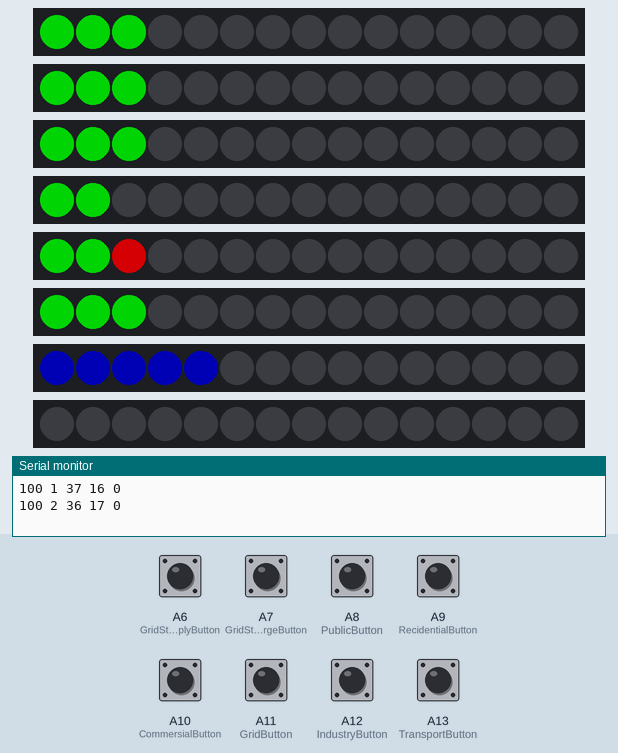
A sketch run on a simulated Arduino Mega 2560, built with avr-gcc and run on an emulated ATmega2560. Shown: 8 × 15 RGB LEDs in strip order, left to right, the last lines printed to the serial monitor. The inputs (shaded band) are chosen by the test bench; at power-on: A6 (GridStorageSupplyButton), A7 (GridStorageChargeButton), A8 (PublicButton), A9 (RecidentialButton), A10 (CommersialButton), A11 (GridButton), A12 (IndustryButton), A13 (TransportButton) HIGH. Dim RGB values are drawn brighter than linear; random numbers use the default seed unless the sketch sets one.

Above: at 1.2 s.
1.3 s: A9 (RecidentialButton) pulled LOW for 0.15 s
At 3.8 s:
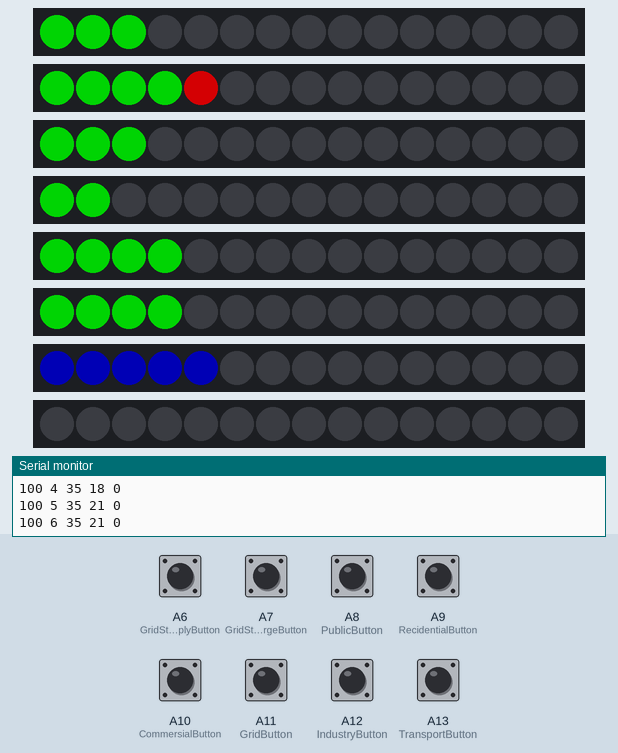
4.4 s: A12 (IndustryButton) pulled LOW for 0.15 s
At 7.3 s:
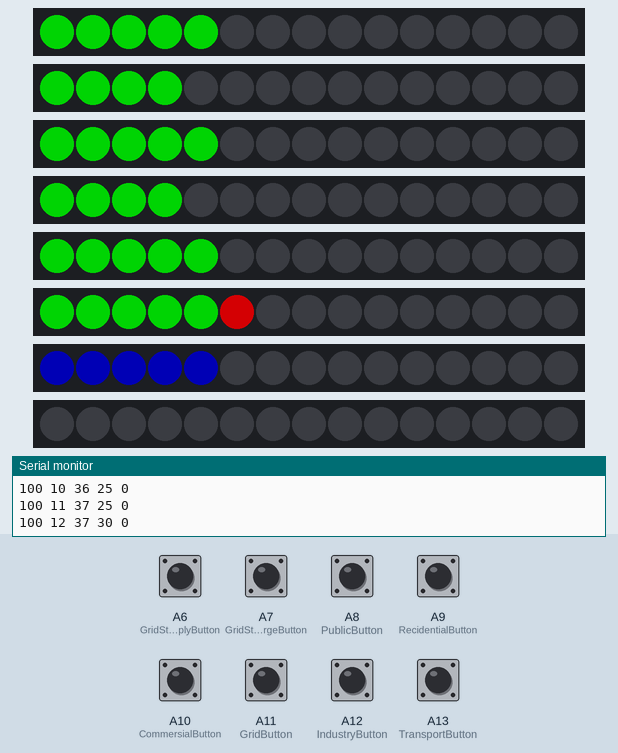
7.5 s: A8 (PublicButton) pulled LOW for 0.15 s
8.2 s: A13 (TransportButton) pulled LOW for 0.15 s
At 8.2 s:
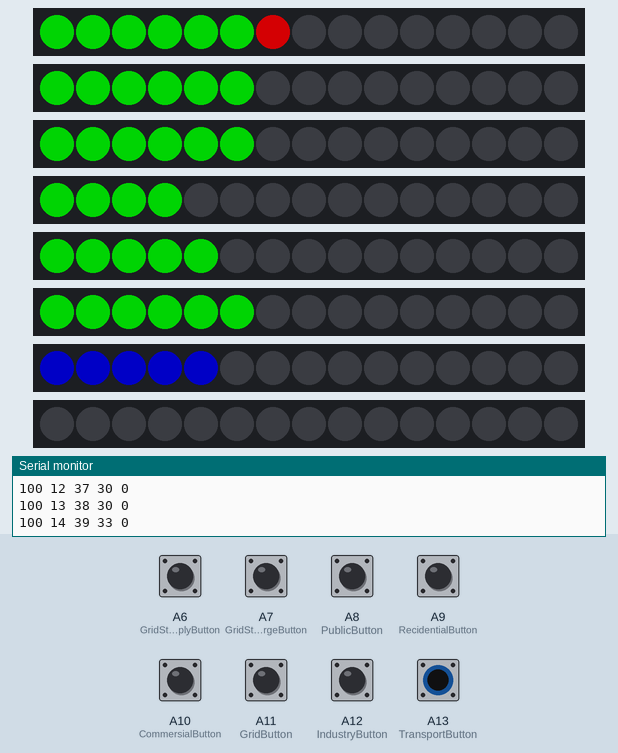
8.9 s: A11 (GridButton) pulled LOW for 0.15 s
9.6 s: A6 (GridStorageSupplyButton) pulled LOW for 0.15 s
At 12.6 s:
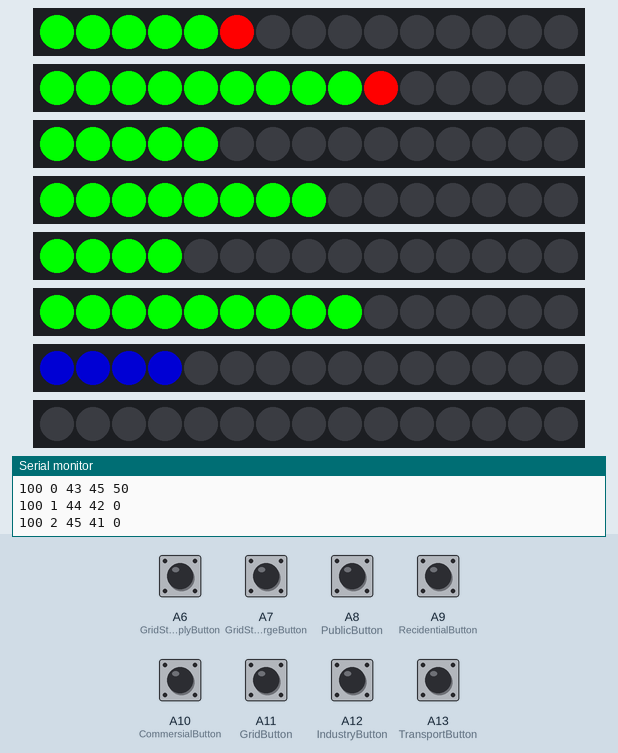
Timing chart, 0 to 14.1 s (numbered marks = the images above; inputs shaded):
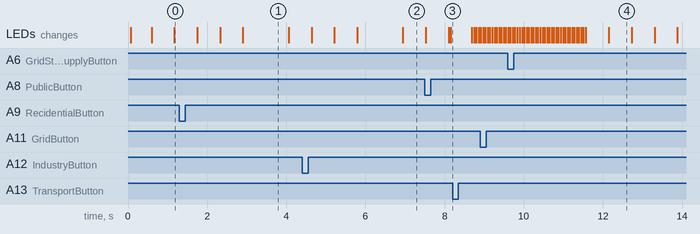

The sketch:

AI_Sweeden_Game.ino
```cpp
#include <FastLED.h>

#define PIXEL_TYPE WS2812B
#define COLOR_ORDER GRB
#define BRIGHTNESS 255 //(0-255)
#define VOLTS 5
#define MAX_AMPS 2000

/*

Gamla

#define TransportButton A8
#define IndustryButton A9
#define GridButton A10
#define CommersialButton A11
#define RecidentialButton A12
#define PublicButton A13
#define GridStorageChargeButton A0
#define GridStorageSupplyButton A1

/*define TransportButtonLight 0
  #define IndustryButtonLight 1
  #define GridButtonLight 2
  #define CommersialButtonLight 3
  #define RecidentialButtonLight 4
  #define PublicButtonLight 5
  #define GridStorageChargeButtonLight 6
  #define GridStorageSupplyButtonLight 7*/

#define TransportButton A13
#define IndustryButton A12
#define GridButton A11
#define CommersialButton A10
#define RecidentialButton A9
#define PublicButton A8
#define GridStorageChargeButton A7
#define GridStorageSupplyButton A6


#define TransportIndicatorStrip 7
#define IndustryIndicatorStrip 2
#define GridIndicatorStrip 3
#define CommersialIndicatorStrip 4
#define RecidentialIndicatorStrip 5
#define PublicIndicatorStrip 6
#define GridStorageIndicatorStrip 8
#define PowerPlantStrip 9


#define NumLeds 15
#define DayRed CRGB(255, 0, 0)
#define DayGreen CRGB(0, 255, 0)
#define DayBlue CRGB(0, 0, 128)
#define NightRed CRGB(128, 0, 2)
#define NightGreen CRGB(0, 128, 2)
#define NightBlue CRGB(0, 0, 64)
#define Black CRGB(0, 0, 0)

CRGB TransportLEDs[NumLeds];
CRGB IndustryLEDs[NumLeds];
CRGB GridLEDs[NumLeds];
CRGB CommersialLEDs[NumLeds];
CRGB RecidentialLEDs[NumLeds];
CRGB PublicLEDs[NumLeds];
CRGB GridStorageLEDs[NumLeds];
CRGB PowerPlantLEDs[NumLeds];

//Time of day                  0    1    2    3    4    5    6    7    8    9    10   11   12   13   14   15   16   17   18   19   20   21   22   23
byte TransportDemand[48]   = { 3, 3, 3, 3, 3, 3, 3, 3, 3, 4, 4, 5, 5, 6, 7, 8, 9, 8, 7, 6, 5, 5, 6, 7, 7, 7, 6, 5, 6, 7, 8, 9, 9, 8, 7, 7, 6, 6, 5, 5, 5, 5, 5, 5, 4, 4, 3, 3};
byte IndustryDemand[48]    = { 3, 3, 3, 3, 4, 4, 4, 4, 4, 4, 4, 4, 5, 6, 7, 8, 9, 9, 9, 9, 9, 9, 8, 7, 8, 9, 9, 9, 8, 7, 8, 9, 9, 8, 7, 6, 5, 4, 4, 4, 4, 4, 4, 4, 4, 4, 3, 3};
byte GridDemand[48]        = { 3, 3, 3, 3, 3, 3, 3, 3, 3, 4, 4, 5, 5, 6, 7, 8, 9, 8, 7, 6, 5, 5, 6, 7, 7, 7, 6, 5, 6, 7, 8, 9, 9, 8, 7, 7, 6, 6, 5, 5, 5, 5, 5, 5, 5, 4, 4, 3};
byte CommersialDemand[48]  = { 2, 2, 2, 2, 2, 2, 3, 3, 3, 3, 3, 4, 4, 4, 4, 4, 5, 6, 7, 7, 8, 9, 9, 9, 9, 8, 7, 6, 5, 5, 6, 7, 8, 9, 9, 8, 7, 6, 5, 5, 4, 4, 4, 4, 4, 3, 4, 2};
byte RecidentialDemand[48] = { 2, 2, 2, 3, 4, 4, 4, 4, 5, 5, 5, 5, 5, 5, 6, 7, 8, 6, 5, 4, 4, 4, 4, 5, 6, 6, 5, 5, 5, 4, 5, 6, 6, 7, 8, 9, 9, 9, 9, 9, 8, 8, 7, 6, 5, 4, 4, 3};
byte PublicDemand[48]      = { 3, 3, 3, 3, 4, 4, 4, 4, 4, 5, 5, 5, 6, 6, 7, 8, 9, 9, 9, 9, 9, 9, 8, 7, 8, 9, 9, 9, 6, 7, 8, 9, 9, 8, 7, 6, 6, 6, 6, 6, 4, 4, 4, 4, 4, 4, 3, 3};
byte Supply[48];
//{16, 16, 16, 17, 20, 20, 21, 21, 22, 25, 25, 28, 30, 33, 38, 39, 49, 46, 44, 42, 40, 41, 51, 42, 45, 46, 42, 39, 36, 37, 43, 49, 50, 48, 45, 43, 39, 37, 33, 33, 30, 30, 29, 28, 26, 23, 21, 17};
int SumDemand;
int SumSupply;
byte BurningCoal;
byte TransportWaste = 0;
byte IndustryWaste = 0;
byte GridWaste = 0;
byte CommersialWaste = 0;
byte RecidentialWaste = 0;
byte PublicWaste = 0;
boolean PowerPlantActive = false;
int PowerPlantActiveTimer = 0;
int TimeSinceLastPowerPlant = 0;
int GridStorageChargeLevel = 500;
int PowerPlantDim = 0;


byte counter = 0;

int Delay = 20;

CRGB CheckColor(char color[], byte TimeOfDay)
{
  if (TimeOfDay > 14 && TimeOfDay < 38)
  {
    if (color == "Green") return DayGreen;
    else if (color == "Blue") return DayBlue;
    else return DayRed;
  }
  else if (TimeOfDay == 14 || TimeOfDay == 38)
  {
    if (color == "Green") return NightGreen / 2 + DayGreen / 2;
    else if (color == "Blue") return NightBlue / 2 + DayBlue / 2;
    else return NightRed / 2 + DayRed / 2 ;
  }
  else
  {
    if (color == "Green") return NightGreen;
    else if (color == "Blue") return NightBlue;
    else return NightRed;
  }
}

void setup() {
  for (int i = 0; i < 48; i++)
  {
    float SinValue = sin(3.1415926 * (i - 5) / 48);
    Supply[i] = 35 + round(15 * SinValue * SinValue);
  }
  pinMode(TransportButton,         INPUT_PULLUP);
  pinMode(IndustryButton,          INPUT_PULLUP);
  pinMode(GridButton,              INPUT_PULLUP);
  pinMode(CommersialButton,        INPUT_PULLUP);
  pinMode(RecidentialButton,       INPUT_PULLUP);
  pinMode(PublicButton,            INPUT_PULLUP);
  pinMode(GridStorageChargeButton, INPUT_PULLUP);
  pinMode(GridStorageSupplyButton, INPUT_PULLUP);

  Serial.begin(9600);

  FastLED.addLeds<PIXEL_TYPE, TransportIndicatorStrip,   COLOR_ORDER>(TransportLEDs, NumLeds);
  FastLED.addLeds<PIXEL_TYPE, IndustryIndicatorStrip,    COLOR_ORDER>(IndustryLEDs, NumLeds);
  FastLED.addLeds<PIXEL_TYPE, GridIndicatorStrip,        COLOR_ORDER>(GridLEDs, NumLeds);
  FastLED.addLeds<PIXEL_TYPE, CommersialIndicatorStrip,  COLOR_ORDER>(CommersialLEDs, NumLeds);
  FastLED.addLeds<PIXEL_TYPE, RecidentialIndicatorStrip, COLOR_ORDER>(RecidentialLEDs, NumLeds);
  FastLED.addLeds<PIXEL_TYPE, PublicIndicatorStrip,      COLOR_ORDER>(PublicLEDs, NumLeds);
  FastLED.addLeds<PIXEL_TYPE, GridStorageIndicatorStrip, COLOR_ORDER>(GridStorageLEDs, NumLeds);
  FastLED.addLeds<PIXEL_TYPE, PowerPlantStrip,           COLOR_ORDER>(PowerPlantLEDs, NumLeds);

  FastLED.setMaxPowerInVoltsAndMilliamps(VOLTS, MAX_AMPS);
  FastLED.setBrightness(BRIGHTNESS);
  FastLED.clear();

  FastLED.show();

}

void loop() {
  for (int TimeOfDay = 0; TimeOfDay < 48; TimeOfDay++)
  {
    boolean ChargeStorage = false;
    boolean SupplyFromStorage = false;
    int GridStorageEffect = 0;

    if (random(60) < TransportDemand[TimeOfDay]   && TransportWaste < 3)   TransportWaste ++;
    if (random(60) < IndustryDemand[TimeOfDay]    && IndustryWaste < 3)    IndustryWaste ++;
    if (random(60) < GridDemand[TimeOfDay]        && GridWaste < 3)        GridWaste ++;
    if (random(60) < CommersialDemand[TimeOfDay]  && CommersialWaste < 3)  CommersialWaste ++;
    if (random(60) < RecidentialDemand[TimeOfDay] && RecidentialWaste < 3) RecidentialWaste ++;
    if (random(60) < PublicDemand[TimeOfDay]      && PublicWaste < 3)      PublicWaste ++;

    for (int counter = 0; counter < 10; counter++)         //counter är räknaren som delar upp halvsekunden i tio delar
    {

      delay(50);
      if (digitalRead(TransportButton)          == LOW) TransportWaste = 0;
      if (digitalRead(IndustryButton)           == LOW) IndustryWaste = 0;
      if (digitalRead(GridButton)               == LOW) GridWaste = 0;
      if (digitalRead(CommersialButton)         == LOW) CommersialWaste = 0;
      if (digitalRead(RecidentialButton)        == LOW) RecidentialWaste = 0;
      if (digitalRead(PublicButton)             == LOW) PublicWaste = 0;
      if (digitalRead(GridStorageChargeButton)  == LOW) ChargeStorage = true;
      if (digitalRead(GridStorageSupplyButton)  == LOW) SupplyFromStorage = true;

      SumDemand = TransportDemand[TimeOfDay]    + PublicWaste;
      SumDemand += IndustryDemand[TimeOfDay]    + IndustryWaste;
      SumDemand += GridDemand[TimeOfDay]        + GridWaste;
      SumDemand += CommersialDemand[TimeOfDay]  + CommersialWaste;
      SumDemand += RecidentialDemand[TimeOfDay] + RecidentialWaste;
      SumDemand += PublicDemand[TimeOfDay]      + PublicWaste;

      for (int i = 0; i < GridStorageChargeLevel / 100 ; i++) GridStorageLEDs[i] = CheckColor("Blue", TimeOfDay);
      for (int i = GridStorageChargeLevel / 100; i < NumLeds; i++) GridStorageLEDs[i] = Black;

      if (ChargeStorage && GridStorageChargeLevel < 1500)
      {
        GridStorageLEDs[round(GridStorageChargeLevel / 1000.0 * (counter + 1))] *= 4;
        GridStorageEffect = max(5, Supply[TimeOfDay] - SumDemand );
        if (counter == 9) GridStorageChargeLevel += GridStorageEffect;
      }
      else if (SupplyFromStorage && GridStorageChargeLevel > 0)
      {
        GridStorageLEDs[round(GridStorageChargeLevel / 1000.0 * (10 - counter))] *= 4;
        GridStorageEffect = min(-5, Supply[TimeOfDay] - SumDemand);
        if (counter == 9) GridStorageChargeLevel += GridStorageEffect;
      }

      SumSupply = Supply[TimeOfDay] - GridStorageEffect;

      if (SumSupply < SumDemand)
      {
        PowerPlantActive = true;
        BurningCoal = 50;
      }
      else
      {
        PowerPlantActive = false;
        BurningCoal = 0;
        PowerPlantActiveTimer = 0;
      }

      if (PowerPlantActive && PowerPlantDim < 250) PowerPlantDim += 25;
      if (!PowerPlantActive && PowerPlantDim > 0) PowerPlantDim -= 25;

      for (int i = 0; i < 10; i++)
      {
        PowerPlantLEDs[i] = CheckColor("Red", TimeOfDay) / 4;
        PowerPlantLEDs[i] %= PowerPlantDim;
      }
      PowerPlantLEDs[counter] *= 4;


      FastLED.show();
    }
    if (PowerPlantActive && PowerPlantActiveTimer < 2) PowerPlantActiveTimer ++;
    if (PowerPlantActiveTimer > 1) TimeSinceLastPowerPlant = 0;
    else TimeSinceLastPowerPlant ++;
    if (!PowerPlantActive) PowerPlantActiveTimer = 0;

    for (int i = 0; i < TransportDemand[TimeOfDay]; i++) TransportLEDs[i] = CheckColor("Green", TimeOfDay);
    for (int i = TransportDemand[TimeOfDay]; i < TransportDemand[TimeOfDay] + TransportWaste; i++) TransportLEDs[i] = CheckColor("Red", TimeOfDay);
    for (int i = TransportDemand[TimeOfDay] + TransportWaste; i < NumLeds; i++) TransportLEDs[i] = Black;

    for (int i = 0; i < IndustryDemand[TimeOfDay]; i++) IndustryLEDs[i] = CheckColor("Green", TimeOfDay);
    for (int i = IndustryDemand[TimeOfDay]; i < IndustryDemand[TimeOfDay] + IndustryWaste; i++) IndustryLEDs[i] = CheckColor("Red", TimeOfDay);
    for (int i = IndustryDemand[TimeOfDay] + IndustryWaste; i < NumLeds; i++) IndustryLEDs[i] = Black;

    for (int i = 0; i < GridDemand[TimeOfDay]; i++) GridLEDs[i] = CheckColor("Green", TimeOfDay);
    for (int i = GridDemand[TimeOfDay]; i < GridDemand[TimeOfDay] + GridWaste; i++) GridLEDs[i] = CheckColor("Red", TimeOfDay);
    for (int i = GridDemand[TimeOfDay] + GridWaste; i < NumLeds; i++) GridLEDs[i] = Black;

    for (int i = 0; i < CommersialDemand[TimeOfDay]; i++) CommersialLEDs[i] = CheckColor("Green", TimeOfDay);
    for (int i = CommersialDemand[TimeOfDay]; i < CommersialDemand[TimeOfDay] + CommersialWaste; i++) CommersialLEDs[i] = CheckColor("Red", TimeOfDay);
    for (int i = CommersialDemand[TimeOfDay] + CommersialWaste; i < NumLeds; i++) CommersialLEDs[i] = Black;

    for (int i = 0; i < RecidentialDemand[TimeOfDay]; i++) RecidentialLEDs[i] = CheckColor("Green", TimeOfDay);
    for (int i = RecidentialDemand[TimeOfDay]; i < RecidentialDemand[TimeOfDay] + RecidentialWaste; i++) RecidentialLEDs[i] = CheckColor("Red", TimeOfDay);
    for (int i = RecidentialDemand[TimeOfDay] + RecidentialWaste; i < NumLeds; i++) RecidentialLEDs[i] = Black;

    for (int i = 0; i < PublicDemand[TimeOfDay]; i++) PublicLEDs[i] = CheckColor("Green", TimeOfDay);
    for (int i = PublicDemand[TimeOfDay]; i < PublicDemand[TimeOfDay] + PublicWaste; i++) PublicLEDs[i] = CheckColor("Red", TimeOfDay);
    for (int i = PublicDemand[TimeOfDay] + PublicWaste; i < NumLeds; i++) PublicLEDs[i] = Black;

    Serial.print(100);
    Serial.print(" ");
    Serial.print(TimeSinceLastPowerPlant);
    Serial.print(" ");
    Serial.print(SumSupply);
    Serial.print(" ");
    Serial.print(SumDemand);
    Serial.print(" ");
    Serial.print(BurningCoal);
    Serial.println(" ");

    FastLED.show();
  }
}
```
